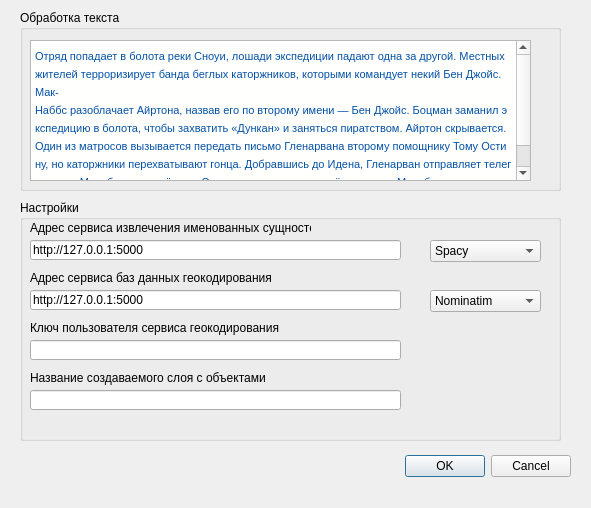
<?xml version="1.0" encoding="UTF-8"?>
<ui version="4.0">
 <class>test1DialogBase</class>
 <widget class="QDialog" name="test1DialogBase">
  <property name="geometry">
   <rect>
    <x>0</x>
    <y>0</y>
    <width>591</width>
    <height>508</height>
   </rect>
  </property>
  <property name="windowTitle">
   <string>Обработка текста</string>
  </property>
  <widget class="QDialogButtonBox" name="button_box">
   <property name="geometry">
    <rect>
     <x>230</x>
     <y>450</y>
     <width>341</width>
     <height>32</height>
    </rect>
   </property>
   <property name="orientation">
    <enum>Qt::Horizontal</enum>
   </property>
   <property name="standardButtons">
    <set>QDialogButtonBox::Cancel|QDialogButtonBox::Ok</set>
   </property>
  </widget>
  <widget class="QGroupBox" name="groupBox">
   <property name="geometry">
    <rect>
     <x>20</x>
     <y>10</y>
     <width>541</width>
     <height>181</height>
    </rect>
   </property>
   <property name="title">
    <string>Обработка текста</string>
   </property>
   <widget class="QTextEdit" name="textEdit">
    <property name="geometry">
     <rect>
      <x>10</x>
      <y>30</y>
      <width>501</width>
      <height>141</height>
     </rect>
    </property>
    <property name="html">
     <string>&lt;!DOCTYPE HTML PUBLIC &quot;-//W3C//DTD HTML 4.0//EN&quot; &quot;http://www.w3.org/TR/REC-html40/strict.dtd&quot;&gt;
&lt;html&gt;&lt;head&gt;&lt;meta name=&quot;qrichtext&quot; content=&quot;1&quot; /&gt;&lt;style type=&quot;text/css&quot;&gt;
p, li { white-space: pre-wrap; }
&lt;/style&gt;&lt;/head&gt;&lt;body style=&quot; font-family:'MS Shell Dlg 2'; font-size:8.25pt; font-weight:400; font-style:normal;&quot;&gt;
&lt;p style=&quot; margin-top:0px; margin-bottom:0px; margin-left:0px; margin-right:0px; -qt-block-indent:0; text-indent:0px; line-height:18px; background-color:#fffffe;&quot;&gt;&lt;span style=&quot; font-family:'IBMPlexMono,  Courier New , monospace','Consolas','Courier New','monospace'; font-size:8pt; color:#0451a5;&quot;&gt;Отряд попадает в болота реки Сноуи, лошади экспедиции падают одна за другой. Местных жителей терроризирует банда беглых каторжников, которыми командует некий Бен Джойс. Мак-Наббс разоблачает Айртона, назвав его по второму имени — Бен Джойс. Боцман заманил экспедицию в болота, чтобы захватить «Дункан» и заняться пиратством. Айртон скрывается. Один из матросов вызывается передать письмо Гленарвана второму помощнику Тому Остину, но каторжники перехватывают гонца. Добравшись до Идена, Гленарван отправляет телеграмму в Мельбурн и узнаёт, что Остин, получив приказ, увёл судно из Мельбурна, и яхта, очевидно, попала в руки бандитов.&lt;/span&gt;&lt;/p&gt;&lt;/body&gt;&lt;/html&gt;</string>
    </property>
   </widget>
  </widget>
  <widget class="QGroupBox" name="groupBox_2">
   <property name="geometry">
    <rect>
     <x>20</x>
     <y>200</y>
     <width>541</width>
     <height>241</height>
    </rect>
   </property>
   <property name="title">
    <string>Настройки</string>
   </property>
   <widget class="QLabel" name="label">
    <property name="geometry">
     <rect>
      <x>10</x>
      <y>20</y>
      <width>281</width>
      <height>16</height>
     </rect>
    </property>
    <property name="text">
     <string>Адрес сервиса извлечения именованных сущностей</string>
    </property>
   </widget>
   <widget class="QLineEdit" name="lineEdit">
    <property name="geometry">
     <rect>
      <x>10</x>
      <y>40</y>
      <width>371</width>
      <height>20</height>
     </rect>
    </property>
    <property name="text">
     <string>http://127.0.0.1:5000</string>
    </property>
   </widget>
   <widget class="QLabel" name="label_2">
    <property name="geometry">
     <rect>
      <x>10</x>
      <y>70</y>
      <width>251</width>
      <height>16</height>
     </rect>
    </property>
    <property name="text">
     <string>Адрес сервиса баз данных геокодирования</string>
    </property>
   </widget>
   <widget class="QLineEdit" name="lineEdit_2">
    <property name="geometry">
     <rect>
      <x>10</x>
      <y>90</y>
      <width>371</width>
      <height>20</height>
     </rect>
    </property>
    <property name="text">
     <string>http://127.0.0.1:5000</string>
    </property>
   </widget>
   <widget class="QComboBox" name="comboBox">
    <property name="geometry">
     <rect>
      <x>410</x>
      <y>40</y>
      <width>111</width>
      <height>22</height>
     </rect>
    </property>
    <item>
     <property name="text">
      <string>Spacy</string>
     </property>
    </item>
   </widget>
   <widget class="QComboBox" name="comboBox_2">
    <property name="geometry">
     <rect>
      <x>410</x>
      <y>90</y>
      <width>111</width>
      <height>22</height>
     </rect>
    </property>
    <item>
     <property name="text">
      <string>Nominatim</string>
     </property>
    </item>
   </widget>
   <widget class="QLabel" name="label_3">
    <property name="geometry">
     <rect>
      <x>10</x>
      <y>170</y>
      <width>261</width>
      <height>16</height>
     </rect>
    </property>
    <property name="text">
     <string>Название создаваемого слоя с объектами</string>
    </property>
   </widget>
   <widget class="QLineEdit" name="lineEdit_3">
    <property name="geometry">
     <rect>
      <x>10</x>
      <y>190</y>
      <width>371</width>
      <height>20</height>
     </rect>
    </property>
   </widget>
   <widget class="QLabel" name="label_4">
    <property name="geometry">
     <rect>
      <x>10</x>
      <y>120</y>
      <width>281</width>
      <height>16</height>
     </rect>
    </property>
    <property name="text">
     <string>Ключ пользователя сервиса геокодирования</string>
    </property>
   </widget>
   <widget class="QLineEdit" name="lineEdit_4">
    <property name="geometry">
     <rect>
      <x>10</x>
      <y>140</y>
      <width>371</width>
      <height>20</height>
     </rect>
    </property>
   </widget>
  </widget>
 </widget>
 <resources/>
 <connections>
  <connection>
   <sender>button_box</sender>
   <signal>accepted()</signal>
   <receiver>test1DialogBase</receiver>
   <slot>accept()</slot>
   <hints>
    <hint type="sourcelabel">
     <x>20</x>
     <y>20</y>
    </hint>
    <hint type="destinationlabel">
     <x>20</x>
     <y>20</y>
    </hint>
   </hints>
  </connection>
  <connection>
   <sender>button_box</sender>
   <signal>rejected()</signal>
   <receiver>test1DialogBase</receiver>
   <slot>reject()</slot>
   <hints>
    <hint type="sourcelabel">
     <x>20</x>
     <y>20</y>
    </hint>
    <hint type="destinationlabel">
     <x>20</x>
     <y>20</y>
    </hint>
   </hints>
  </connection>
 </connections>
</ui>
